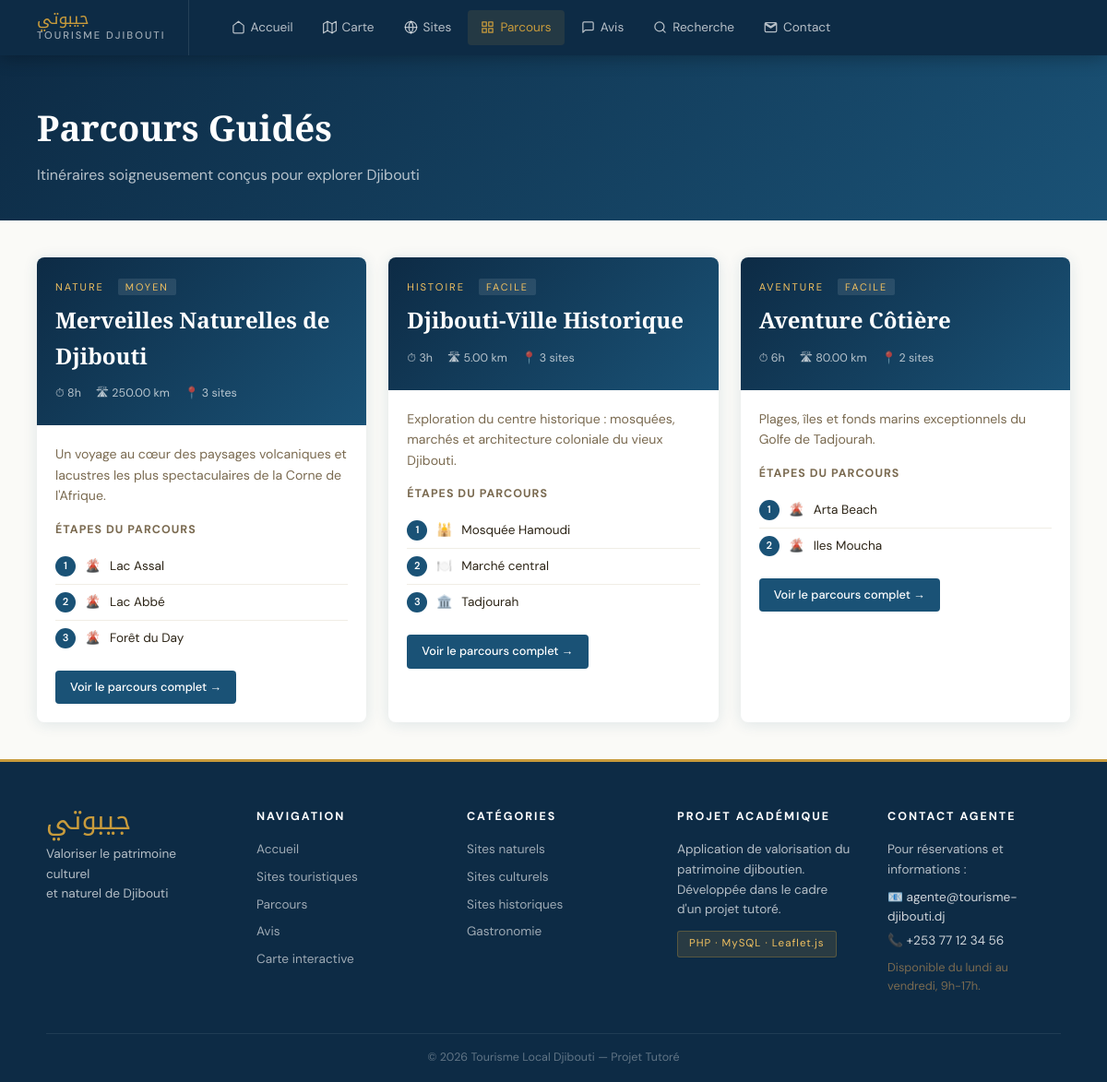
The page /parcours.php on the database its author committed.
### tables this page shows
CREATE TABLE parcours (
    id INT AUTO_INCREMENT PRIMARY KEY,
    titre VARCHAR(200) NOT NULL,
    description TEXT,
    theme ENUM('nature','culture','histoire','aventure','gastronomie') NOT NULL,
    difficulte ENUM('facile','moyen','difficile') DEFAULT 'facile',
    duree_estimee INT COMMENT 'En minutes',
    distance_km DECIMAL(5,2),
    photo VARCHAR(255),
    actif BOOLEAN DEFAULT TRUE,
    date_creation TIMESTAMP DEFAULT CURRENT_TIMESTAMP
);

### parcours.php (the view, shortened to what this page needs)
<?php
require_once 'config/db.php';
$stmt = $pdo->query("
    SELECT p.*,
           COUNT(DISTINCT ps.site_id) AS nb_sites,
           GROUP_CONCAT(s.nom ORDER BY ps.ordre SEPARATOR '||') AS sites_noms,
           GROUP_CONCAT(s.categorie ORDER BY ps.ordre SEPARATOR '||') AS sites_cats
    FROM parcours p
    LEFT JOIN parcours_sites ps ON ps.parcours_id = p.id
    LEFT JOIN sites s ON s.id = ps.site_id
    WHERE p.actif = 1
    GROUP BY p.id
    ORDER BY p.date_creation DESC
");
$parcours_list = $stmt->fetchAll();
include 'includes/header.php';
?>
<div class="page-header">
    <h1>Parcours Guidés</h1>
    <p>Itinéraires soigneusement conçus pour explorer Djibouti</p>
</div>
<div class="content-area">
    <div class="cards-grid" style="grid-template-columns: repeat(auto-fill, minmax(340px,1fr));">
        <?php foreach ($parcours_list as $p):
            $sites_noms = $p['sites_noms'] ? explode('||', $p['sites_noms']) : [];
            $sites_cats = $p['sites_cats'] ? explode('||', $p['sites_cats']) : [];
            $icons = ['naturel'=>'🌋','culturel'=>'🕌','historique'=>'🏛️','gastronomique'=>'🍽️'];
        ?>
        <div class="parcours-card">
            <div class="parcours-card-header">
                <div class="parcours-theme">
                    <?= strtoupper($p['theme']) ?>
                    <span style="margin-left:10px;padding:2px 8px;background:rgba(255,255,255,0.1);border-radius:2px;font-size:0.68rem;">
                        <?= strtoupper($p['difficulte']) ?>
                    </span>
                </div>
                <div class="parcours-title"><?= htmlspecialchars($p['titre']) ?></div>
                <div class="parcours-meta">
                    <div class="meta-chip">⏱ <?= $p['duree_estimee'] > 60 ? floor($p['duree_estimee']/60).'h'.($p['duree_estimee']%60 > 0 ? ($p['duree_estimee']%60).'min' : '') : $p['duree_estimee'].' min' ?></div>
                    <?php if ($p['distance_km']): ?>
                    <div class="meta-chip">🛣 <?= $p['distance_km'] ?> km</div>
                    <?php endif; ?>
                    <div class="meta-chip">📍 <?= $p['nb_sites'] ?> sites</div>
                </div>
            </div>
            <div class="parcours-body">
                <div class="parcours-desc"><?= htmlspecialchars($p['description']) ?></div>
                <?php if (!empty($sites_noms)): ?>
                <div class="parcours-sites-list">
                    <h4>Étapes du parcours</h4>
                    <?php foreach ($sites_noms as $i => $nom): ?>
                    <div class="parcours-site-item">
                        <div class="step-num"><?= $i+1 ?></div>
                        <span><?= $icons[$sites_cats[$i] ?? ''] ?? '📍' ?></span>
                        <span><?= htmlspecialchars($nom) ?></span>
                    </div>
                    <?php endforeach; ?>
                </div>
                <?php endif; ?>
                <div style="margin-top:16px;">
                    <a href="parcours_detail.php?id=<?= $p['id'] ?>" class="btn btn-ocean btn-sm">
                        Voir le parcours complet →
                    </a>
                </div>
            </div>
        </div>
        <?php endforeach; ?>
    </div>
</div>
<?php include 'includes/footer.php'; ?>

### assets/css/style.css (style rules this page uses)
:root { --sable: #E8D5A3; --sable-pale:#F5EDD5; --ocean: #1A5276; --ocean-deep:#0D2B45; --ocean-mid: #2471A3; --coral: #C0533A; --coral-pale:#E8896E; --or: #C89B3C; --or-pale: #F0C060; --blanc: #FAFAF7; --gris-pale: #F0EDE5; --texte: #2C2416; --texte-dim: #7A6A50; --ombre: rgba(26,82,118,0.12); }
* { box-sizing: border-box; margin: 0; padding: 0; }
html { scroll-behavior: smooth; }
body { font-family: 'DM Sans', sans-serif; background: var(--blanc); color: var(--texte); line-height: 1.6; }
.btn { display: inline-flex; align-items: center; gap: 8px; padding: 12px 24px; border-radius: 4px; font-size: 0.88rem; font-weight: 500; text-decoration: none; border: none; cursor: pointer; transition: all 0.2s; }
.btn-ocean { background: var(--ocean); color: white; }
.btn-sm { padding: 8px 16px; font-size: 0.8rem; }
.cards-grid { max-width: 1200px; margin: 0 auto; display: grid; grid-template-columns: repeat(auto-fill, minmax(300px, 1fr)); gap: 24px; }
.page-header { background: linear-gradient(135deg, var(--ocean-deep), var(--ocean)); color: white; padding: 48px 40px 36px; }
.page-header h1 { font-family: 'Cormorant Garamond', serif; font-size: 2.4rem; font-weight: 600; }
.page-header p { color: rgba(255,255,255,0.7); margin-top: 8px; }
.content-area { max-width: 1200px; margin: 40px auto; padding: 0 40px; }
.parcours-card { background: white; border-radius: 8px; overflow: hidden; box-shadow: 0 2px 16px var(--ombre); transition: transform 0.25s, box-shadow 0.25s; }
.parcours-card-header { background: linear-gradient(135deg, var(--ocean-deep), var(--ocean)); color: white; padding: 24px 20px; position: relative; }
.parcours-theme { font-size: 0.7rem; text-transform: uppercase; letter-spacing: 2px; color: var(--or-pale); margin-bottom: 8px; }
.parcours-title { font-family: 'Cormorant Garamond', serif; font-size: 1.5rem; font-weight: 600; }
.parcours-meta { display: flex; gap: 16px; margin-top: 12px; flex-wrap: wrap; }
.meta-chip { display: flex; align-items: center; gap: 5px; font-size: 0.78rem; color: rgba(255,255,255,0.7); }
.parcours-body { padding: 20px; }
.parcours-desc { font-size: 0.88rem; color: var(--texte-dim); margin-bottom: 16px; }
.parcours-sites-list { margin-top: 12px; }
.parcours-sites-list h4 { font-size: 0.78rem; text-transform: uppercase; letter-spacing: 1px; color: var(--texte-dim); margin-bottom: 10px; }
.parcours-site-item { display: flex; align-items: center; gap: 10px; padding: 8px 0; border-bottom: 1px solid var(--gris-pale); font-size: 0.85rem; }
.parcours-site-item:last-child { border-bottom: none; }
.step-num { width: 22px; height: 22px; border-radius: 50%; background: var(--ocean); color: white; display: flex; align-items: center; justify-content: center; font-size: 0.7rem; font-weight: 600; flex-shrink: 0; }

### rows shown on the page
parcours: theme "NATURE", difficulte "MOYEN", titre "Merveilles Naturelles de Djibouti", floor($p['duree_estimee']/60) "8", distance_km "250.00", nb_sites "3", description "Un voyage au cœur des paysages volcaniques et lacustres les plus spectaculaires de la Corne de l'Afrique.", i "🌋", nom "Lac Assal", nom "Lac Abbé", nom "Forêt du Day"
parcours: theme "HISTOIRE", difficulte "FACILE", titre "Djibouti-Ville Historique", floor($p['duree_estimee']/60) "3", distance_km "5.00", nb_sites "3", description "Exploration du centre historique : mosquées, marchés et architecture coloniale du vieux Djibouti.", i "🕌", nom "Mosquée Hamoudi", i "🍽️", nom "Marché central", i "🏛️", nom "Tadjourah"
parcours: theme "AVENTURE", difficulte "FACILE", titre "Aventure Côtière", floor($p['duree_estimee']/60) "6", distance_km "80.00", nb_sites "2", description "Plages, îles et fonds marins exceptionnels du Golfe de Tadjourah.", i "🌋", nom "Arta Beach", nom "Iles Moucha"
